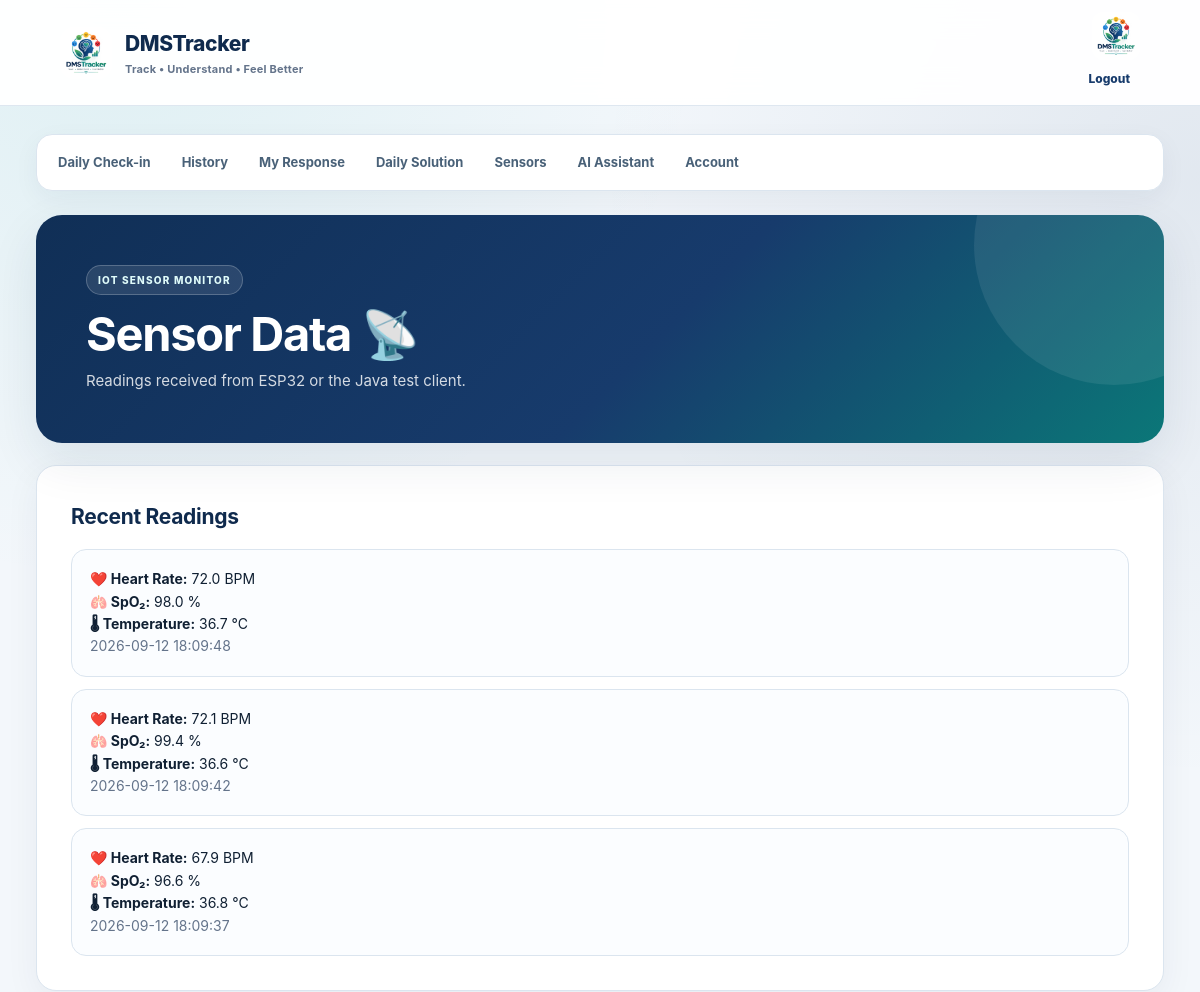
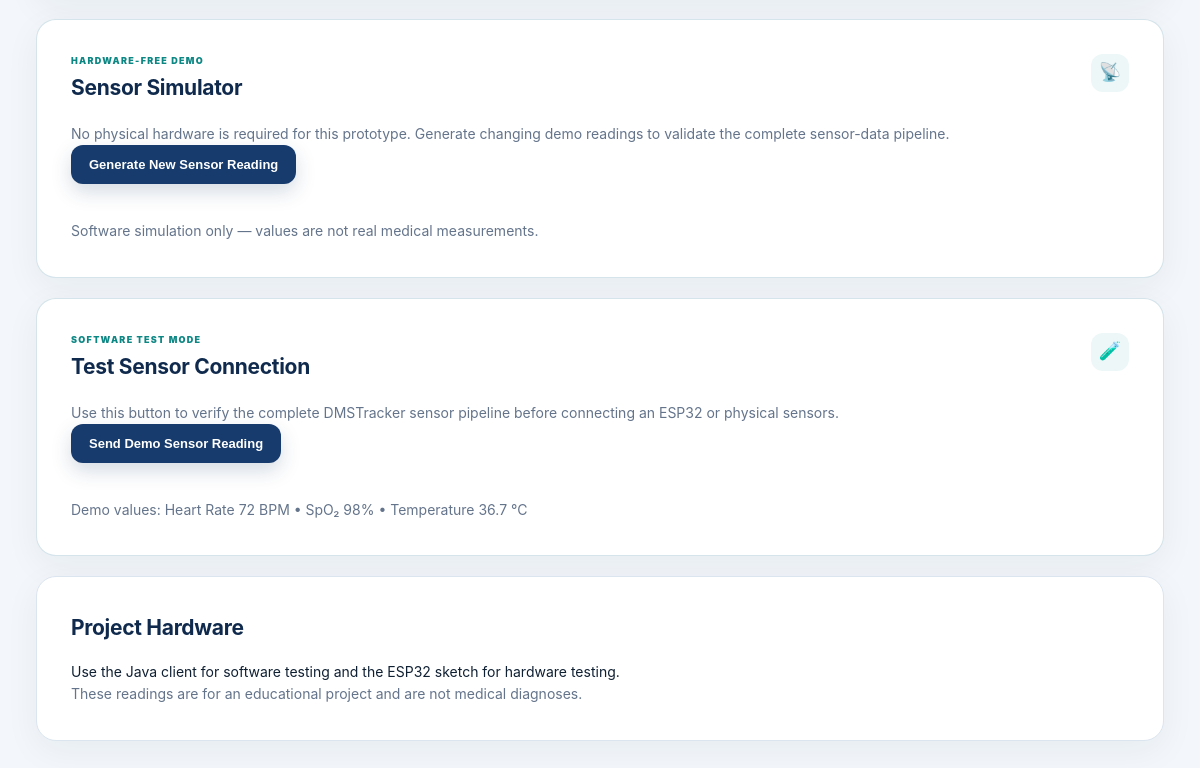
Page /sensor (signed in) on the committed database (2 pictures, top to bottom).
### tables this page shows
CREATE TABLE sensor_readings (
            id INTEGER PRIMARY KEY AUTOINCREMENT,
            user_id INTEGER NOT NULL,
            heart_rate REAL,
            spo2 REAL,
            temperature REAL,
            created_at TEXT NOT NULL,
            FOREIGN KEY (user_id) REFERENCES users(id) ON DELETE CASCADE
        );

### app.py (the view)
@app.route("/sensor")
def sensor():
    if not require_login():
        return redirect(url_for("login"))
    connection = get_db()
    readings = connection.execute(
        """SELECT heart_rate, spo2, temperature, created_at
           FROM sensor_readings
           WHERE user_id = ?
           ORDER BY id DESC LIMIT 20""",
        (session["user_id"],)
    ).fetchall()
    connection.close()
    return render_template("sensor.html", readings=readings)

### app.py (called while the page is built)
@app.after_request
def add_security_headers(response):
    response.headers["X-Content-Type-Options"] = "nosniff"
    response.headers["X-Frame-Options"] = "SAMEORIGIN"
    response.headers["Referrer-Policy"] = "strict-origin-when-cross-origin"
    return response

def get_db():
    connection = sqlite3.connect(DATABASE)
    connection.row_factory = sqlite3.Row
    connection.execute("PRAGMA foreign_keys = ON")
    return connection

def csrf_token():
    if "csrf_token" not in session:
        session["csrf_token"] = secrets.token_urlsafe(32)
    return session["csrf_token"]

def require_login():
    return "user_id" in session

### templates/sensor.html (shortened to what this page needs)
<!DOCTYPE html>
<html lang="en">
<head>
    <link rel="stylesheet" href="{{ url_for('static', filename='style.css') }}">
</head>
<body>
<header class="header">
    <div class="brand">
        <img class="brand-logo" src="{{ url_for('static', filename='logo.png') }}" alt="DMSTracker logo">
        <div>
            <div class="brand-title">DMSTracker</div>
            <div class="brand-subtitle">Track • Understand • Feel Better</div>
        </div>
    </div>
    <div class="header-right">
        <img class="header-logo" src="{{ url_for('static', filename='logo.png') }}" alt="DMSTracker logo">
        <div class="auth-links">
            <a href="{{ url_for('logout') }}">Logout</a>
        </div>
    </div>
</header>
<main class="container">
    <nav class="navbar">
        <a href="{{ url_for('dashboard') }}">Daily Check-in</a>
        <a href="{{ url_for('history') }}">History</a>
        <a href="{{ url_for('response_page') }}">My Response</a>
        <a href="{{ url_for('daily_mode') }}">Daily Solution</a>
        <a href="{{ url_for('sensor') }}">Sensors</a>
        <a href="{{ url_for('assistant') }}">AI Assistant</a>
        <a href="{{ url_for('account') }}">Account</a>
    </nav>
    <section class="hero">
        <span class="badge">IOT SENSOR MONITOR</span>
        <h1>Sensor Data 📡</h1>
        <p>Readings received from ESP32 or the Java test client.</p>
    </section>
    <section class="card">
        <h2>Recent Readings</h2>
        {% if readings %}
            <div class="history-grid">
            {% for item in readings %}
                <article class="history-item">
                    <p><strong>❤️ Heart Rate:</strong> {{ item["heart_rate"] if item["heart_rate"] is not none else "-" }} BPM</p>
                    <p><strong>🫁 SpO₂:</strong> {{ item["spo2"] if item["spo2"] is not none else "-" }} %</p>
                    <p><strong>🌡 Temperature:</strong> {{ item["temperature"] if item["temperature"] is not none else "-" }} °C</p>
                    <p class="muted">{{ item["created_at"] }}</p>
                </article>
            {% endfor %}
            </div>
        {% else %}
            <p class="muted">No sensor readings received yet.</p>
        {% endif %}
    </section>
    <section class="card sensor-control-card">
        <div class="section-heading">
            <div>
                <span class="eyebrow">HARDWARE-FREE DEMO</span>
                <h2>Sensor Simulator</h2>
            </div>
            <span class="section-icon">📡</span>
        </div>
        <p class="muted">
            No physical hardware is required for this prototype. Generate changing
            demo readings to validate the complete sensor-data pipeline.
        </p>
        <form id="simulateSensorForm">
            <button class="primary-btn" type="submit">Generate New Sensor Reading</button>
        </form>
        <div id="simulateResult" class="sensor-test-result" aria-live="polite"></div>
        <p class="muted">Software simulation only — values are not real medical measurements.</p>
    </section>
    <section class="card sensor-control-card">
        <div class="section-heading">
            <div>
                <span class="eyebrow">SOFTWARE TEST MODE</span>
                <h2>Test Sensor Connection</h2>
            </div>
            <span class="section-icon">🧪</span>
        </div>
        <p class="muted">
            Use this button to verify the complete DMSTracker sensor pipeline before
            connecting an ESP32 or physical sensors.
        </p>
        <form id="sensorTestForm">
            <button class="primary-btn" type="submit">Send Demo Sensor Reading</button>
        </form>
        <div id="sensorTestResult" class="sensor-test-result" aria-live="polite"></div>
        <p class="muted">Demo values: Heart Rate 72 BPM • SpO₂ 98% • Temperature 36.7 °C</p>
    </section>
    <section class="card">
        <h2>Project Hardware</h2>
        <p>Use the Java client for software testing and the ESP32 sketch for hardware testing.</p>
        <p class="muted">These readings are for an educational project and are not medical diagnoses.</p>
    </section>
</main>
</body>
</html>

### rows in the picture
sensor_readings: heart_rate "72.0", spo2 "98.0", temperature "36.7", created_at "2026-09-12 18:09:48"
sensor_readings: heart_rate "72.1", spo2 "99.4", temperature "36.6", created_at "2026-09-12 18:09:42"
sensor_readings: heart_rate "67.9", spo2 "96.6", temperature "36.8", created_at "2026-09-12 18:09:37"
